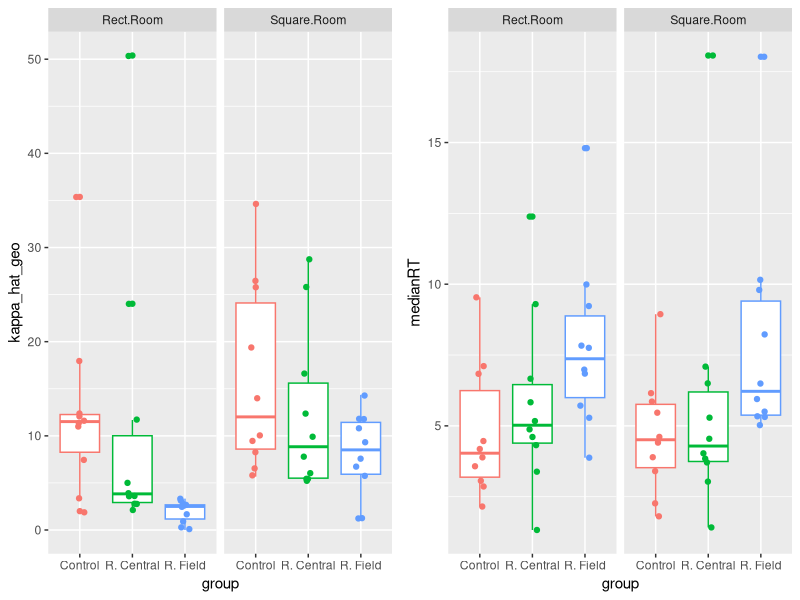
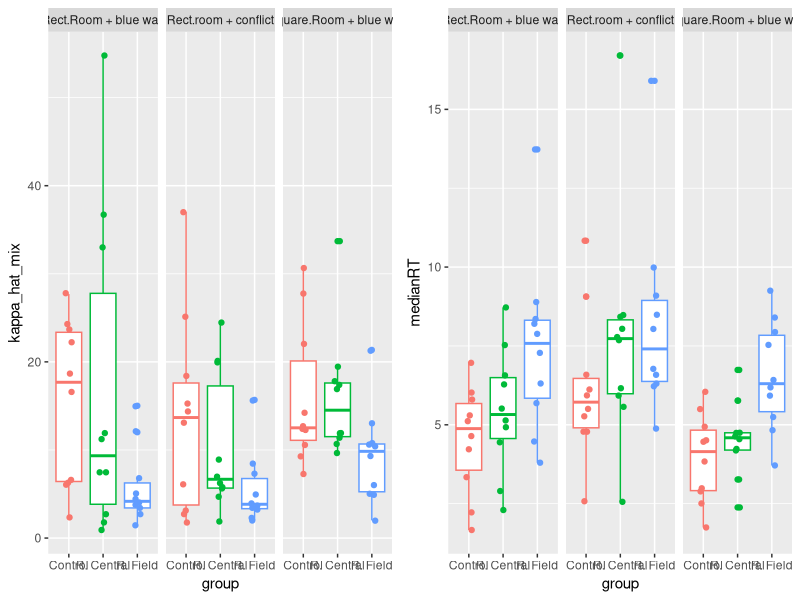
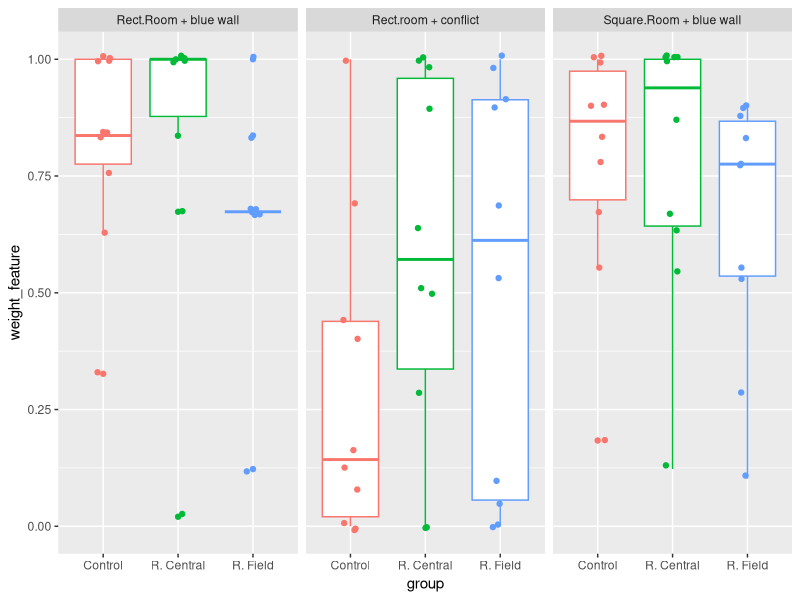

Recreate these plots in R, in order.
# reads data and plots figure 5, 6 and 7 of Kinateder & Cooper "Assessing effects of reduced vision on spatial orientation ability using Virtual Reality"

# load libraries for plotting
# Note: This code was written on 2021-05-19; in case, libraries are not loading properly use the groundhog package to load the library versions from that time.
#library(groundhog)
#groundhog.library('tidyverse', '2021-05-19')
#groundhog.library('gridExtra', '2021-05-19') # to use grid.arrange()
library(tidyverse)
library(gridExtra) # to use grid.arrange()

# clear work space and close all plots
rm(list = ls())

# read data
data = read.csv("data_experiment_1.csv",header=TRUE) 

#### Figure 5
Data_Fig5 <- data %>% filter(condition == 'Square.Room' | condition == 'Rect.Room')

# Fig 5a: Kappa
Fig5a <-  Data_Fig5 %>%
  ggplot(aes(x = group, y = kappa_hat_geo, color = group))+
  geom_boxplot()+
  geom_jitter(width = 0.1)+
  facet_wrap( ~ condition) +
  theme(legend.position = 'none')

# Fig 5b: RT
Fig5b <- Data_Fig5 %>%
  ggplot(aes(x = group, y = medianRT, color = group))+
  geom_boxplot()+
  geom_jitter(width = 0.1)+
  facet_wrap( ~ condition)+
  theme(legend.position = 'none')

Fig5 <- grid.arrange(Fig5a, Fig5b, nrow = 1) 

ggsave("Fig5.jpg", plot = Fig5)

#### Figure 6
Data_Fig6 <- data %>% filter(condition == 'Square.Room + blue wall' | condition == 'Rect.Room + blue wall'| condition == 'Rect.room + conflict')

# Fig 6a: Kappa
Fig6a <-  Data_Fig6 %>%
  ggplot(aes(x = group, y = kappa_hat_mix, color = group))+
  geom_boxplot()+
  geom_jitter(width = 0.1)+
  facet_wrap( ~ condition) +
  theme(legend.position = 'none')

# Fig 5b: RT
Fig6b <- Data_Fig6 %>%
  ggplot(aes(x = group, y = medianRT, color = group))+
  geom_boxplot()+
  geom_jitter(width = 0.1)+
  facet_wrap( ~ condition)+
  theme(legend.position = 'none')

Fig6 <- grid.arrange(Fig6a, Fig6b, nrow = 1) 

ggsave("Fig6.jpg", plot = Fig6)

### Figure 7
Data_Fig7 <- Data_Fig6

# Fig 7: Feature weights
Fig7 <-  Data_Fig7 %>%
  ggplot(aes(x = group, y = weight_feature, color = group))+
  geom_boxplot()+
  geom_jitter(width = 0.1)+
  facet_wrap( ~ condition)+
  theme(legend.position = 'none')

print(Fig7)

ggsave("Fig7.jpg", plot = Fig7)

